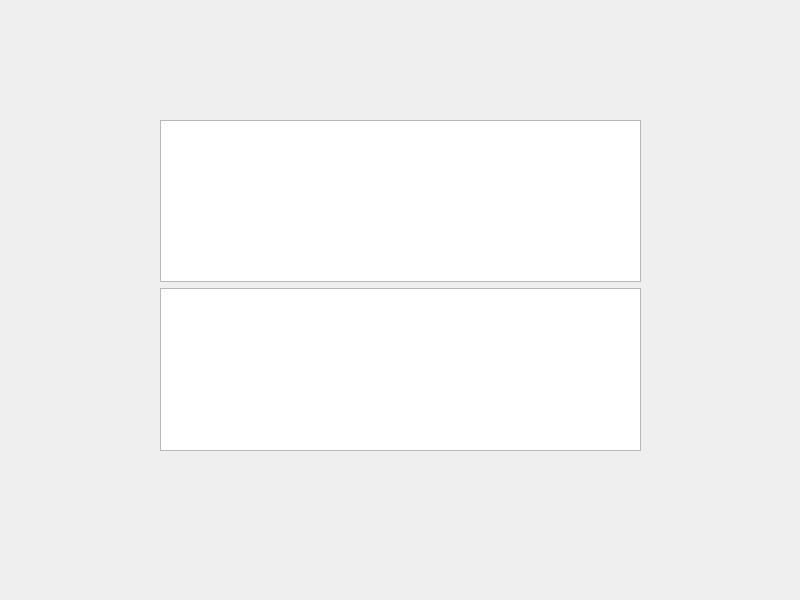
<?xml version="1.0" encoding="UTF-8"?>
<ui version="4.0">
 <class>Widget</class>
 <widget class="QWidget" name="Widget">
  <property name="geometry">
   <rect>
    <x>0</x>
    <y>0</y>
    <width>800</width>
    <height>600</height>
   </rect>
  </property>
  <property name="windowTitle">
   <string>Widget</string>
  </property>
  <widget class="QWidget" name="verticalLayoutWidget">
   <property name="geometry">
    <rect>
     <x>160</x>
     <y>120</y>
     <width>481</width>
     <height>331</height>
    </rect>
   </property>
   <layout class="QVBoxLayout" name="verticalLayout">
    <item>
     <widget class="QTableWidget" name="tableWidget_2"/>
    </item>
    <item>
     <widget class="QTableWidget" name="tableWidget"/>
    </item>
   </layout>
  </widget>
 </widget>
 <resources/>
 <connections/>
</ui>
